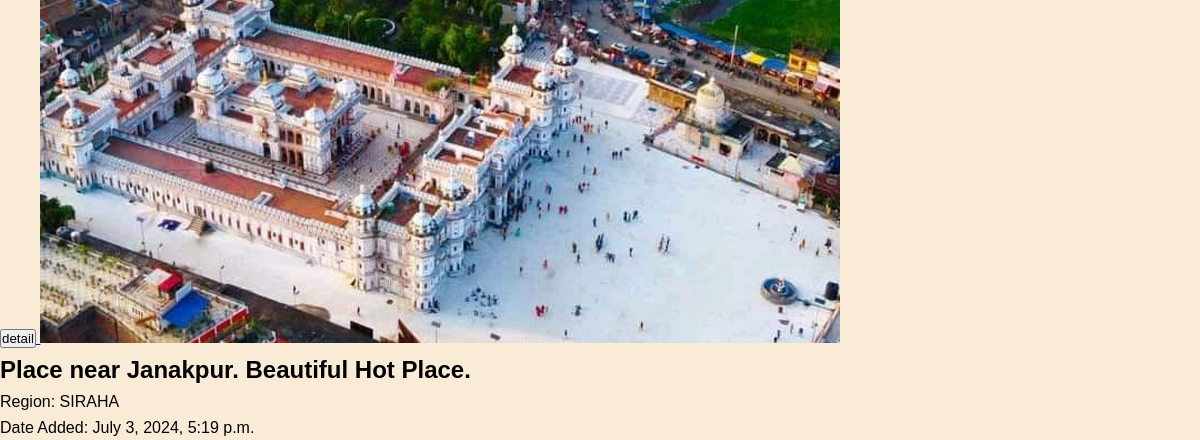
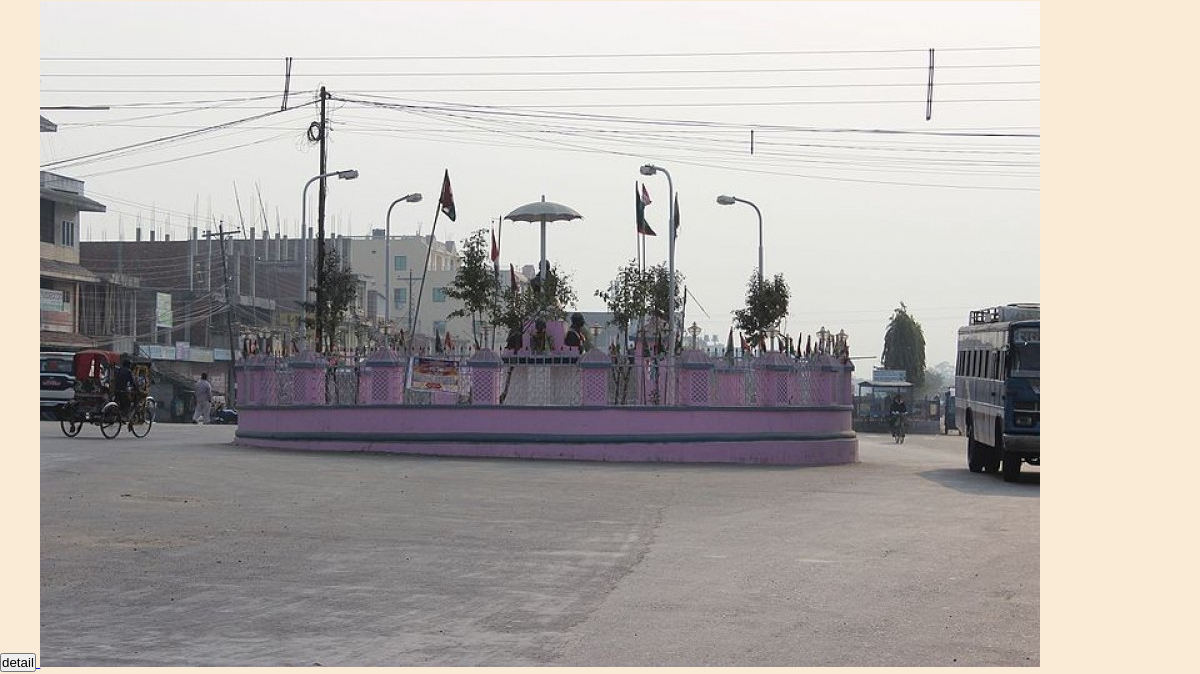
/core/ (lower part), run on an earlier commit of the app's database (2 pictures, top to bottom).
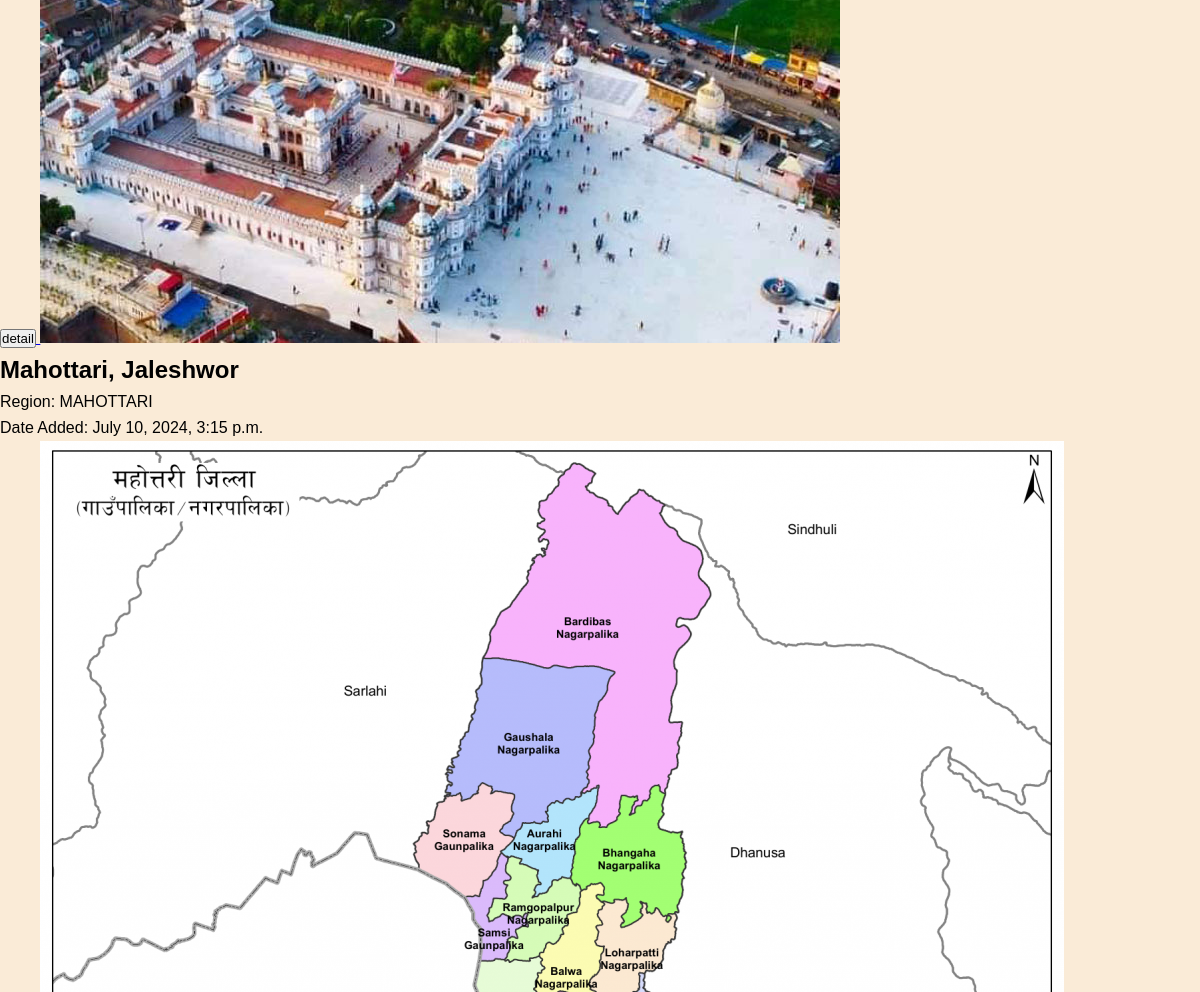
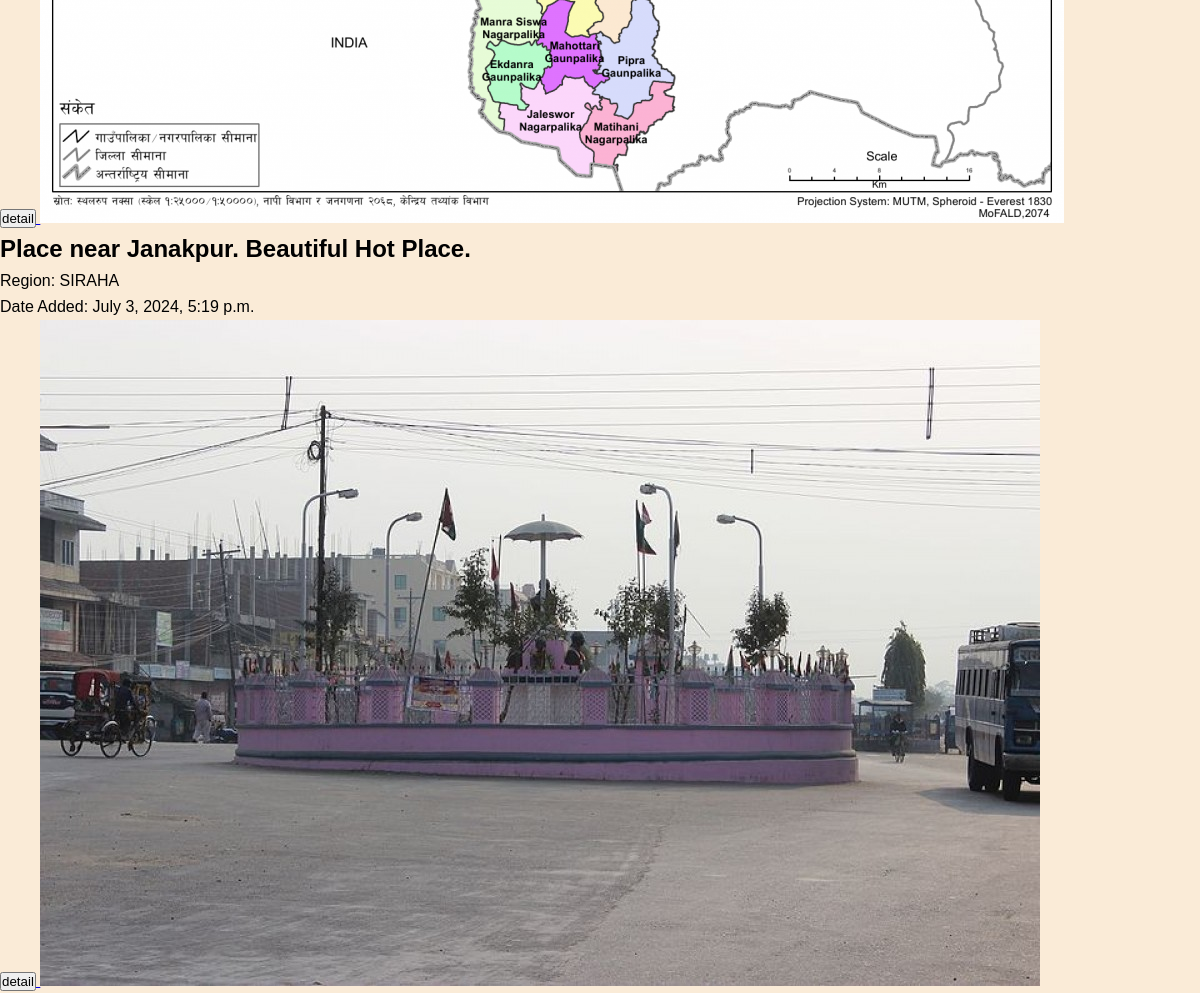
And on a later commit of the database (2 pictures, top to bottom).
### core_app/models.py (models this page shows, shortened)
class MithilaModel(models.Model):
    MITHILA_REGION = [
        ('JNK', 'JANAKPUR'),
        ('SR', 'SIRAHA'),
        ('MTR', 'MAHOTTARI'),
        ('RJB', 'RAJBIRAJ'),
        ('BTR', 'BIRATNAGAR')
    ]
    place_name = models.CharField(max_length=100)
    date_added = models.DateTimeField(default=timezone.now)
    image = models.ImageField(upload_to='mithilaimages/')
    region = models.CharField(max_length=3, choices=MITHILA_REGION, default='JNK')
    descriptions = models.TextField(default='')
    class Meta:
        ordering = ('place_name',)
        verbose_name_plural = "Mithila Models"

### core_app/views.py (the view)
# urls.py: path('core/', include('core_app.urls')),
def core(request):
    mithila_items = MithilaModel.objects.all()
    return render(request, 'core_app/core.html', {'mithila_items': mithila_items})

### core_app/templates/core_app/core.html (shortened to what this page needs)
{% extends "layout.html" %}
{% block content %}
<br>
    <ul>
        {% for item in mithila_items %}
        <li>
            <h2>{{ item.place_name }}</h2>
            <p>Region: {{ item.get_region_display }}</p>
            <p>Date Added: {{ item.date_added }}</p>
            <a href="{% url 'core_detail' item.id %}">
                <button>detail</button>
            </a>
            {% if item.image %}
            <img src="{{ item.image.url }}" alt="{{ item.place_name }}">
            {% endif %}
        </li>
        {% endfor %}
    </ul>
{% endblock %}

### templates/layout.html (shortened to what this page needs)
{% load static tailwind_tags %} {% load static %}
<!DOCTYPE html>
<html lang="en">
  <head>
    <link rel="stylesheet" href="{% static 'style.css' %}" />
  </head>
  <body>
    {% block content %}{% endblock %}
  </body>
</html>

### static/style.css (style rules this page uses)
* { margin: 0; padding: 0; box-sizing: border-box; font-family: Verdana, Geneva, Tahoma, sans-serif; }
body { background-color: antiquewhite; line-height: 1.6; margin: 0; }

What changed in the data, as far as the page shows it:
added MithilaModel: place_name "Mahottari, Jaleshwor", region "MAHOTTARI", date_added "July 10, 2024, 3:15 p.m.", image (picture)
